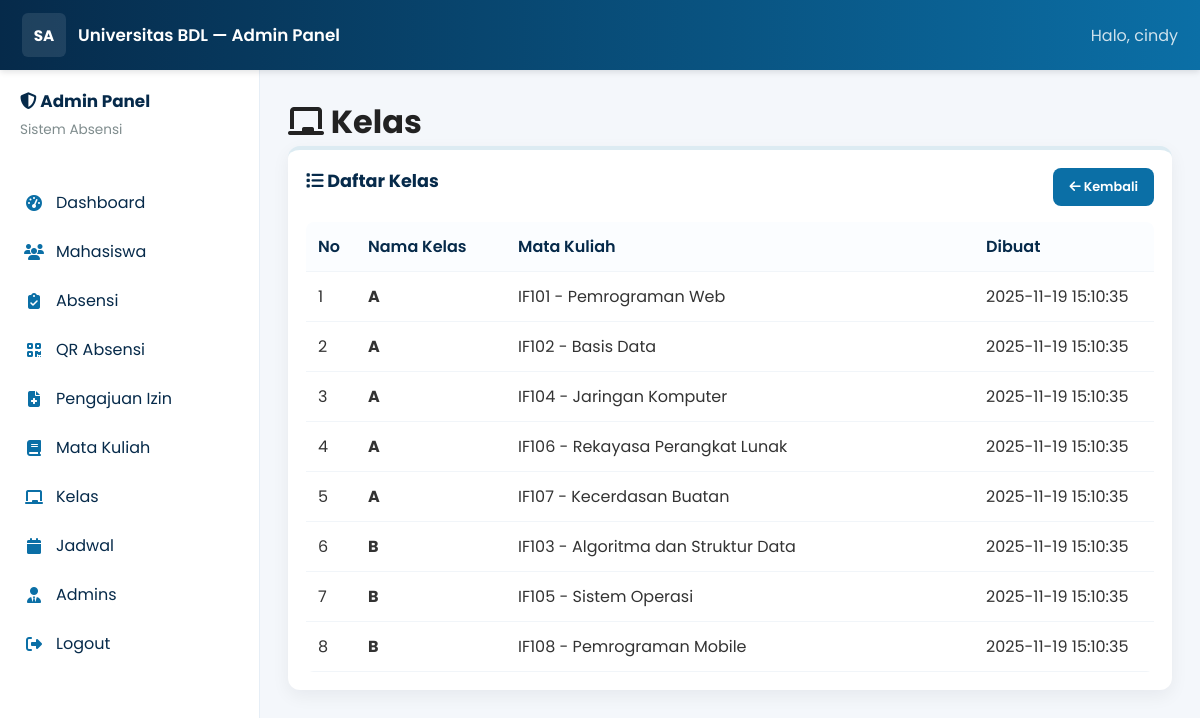
/public/admin/classes.php (signed in), run on the app's committed database.
### tables this page shows
CREATE TABLE kelas (
    id INT AUTO_INCREMENT PRIMARY KEY,
    nama_kelas VARCHAR(10) NOT NULL,
    id_mk INT NOT NULL,
    created_at TIMESTAMP DEFAULT CURRENT_TIMESTAMP,
    deleted_at TIMESTAMP NULL DEFAULT NULL,
    FOREIGN KEY (id_mk) REFERENCES mata_kuliah(id) ON DELETE CASCADE,
    INDEX idx_mk (id_mk)
);

CREATE TABLE mata_kuliah (
    id INT AUTO_INCREMENT PRIMARY KEY,
    kode_mk VARCHAR(10) UNIQUE NOT NULL,
    nama_mk VARCHAR(100) NOT NULL,
    sks INT NOT NULL CHECK (sks BETWEEN 1 AND 6),
    created_at TIMESTAMP DEFAULT CURRENT_TIMESTAMP,
    deleted_at TIMESTAMP NULL DEFAULT NULL,
    INDEX idx_kode (kode_mk)
);

### public/admin/classes.php (the view)
<?php
require_once __DIR__ . '/includes/header.php';
$res = $conn->query('SELECT k.id, k.nama_kelas, mk.kode_mk, mk.nama_mk, k.created_at FROM kelas k JOIN mata_kuliah mk ON k.id_mk = mk.id WHERE k.deleted_at IS NULL ORDER BY k.nama_kelas');
?>
            <h1><i class="fas fa-chalkboard"></i> Kelas</h1>
            <div class="card">
                <div style="display: flex; justify-content: space-between; align-items: center; margin-bottom: 16px;">
                    <h2><i class="fas fa-list"></i> Daftar Kelas</h2>
                    <a href="index.php" class="btn" style="font-size: 0.8rem;"><i class="fas fa-arrow-left"></i> Kembali</a>
                </div>
                <table>
                <thead><tr><th style="width: 50px;">No</th><th style="width: 150px;">Nama Kelas</th><th>Mata Kuliah</th><th style="width: 180px;">Dibuat</th></tr></thead>
                <tbody>
                <?php $i=1; if ($res): while($row = $res->fetch_assoc()): ?>
                <tr>
                <td><?php echo $i++; ?></td>
                <td><strong><?php echo htmlspecialchars($row['nama_kelas']); ?></strong></td>
                <td><?php echo htmlspecialchars($row['kode_mk'].' - '.$row['nama_mk']); ?></td>
                <td><?php echo htmlspecialchars($row['created_at']); ?></td>
                </tr>
                <?php endwhile; else: ?>
                <tr><td colspan="4" style="text-align: center; color: var(--gray);">Tidak ada data kelas.</td></tr>
                <?php endif; ?>
                </tbody></table>
            </div>
<?php require_once __DIR__ . '/includes/footer.php'; ?>

### public/admin/assets/css/admin.css (style rules this page uses)
:root { --primary: #062a4a; --secondary: #0b6fa6; --accent: #c49a6c; --success: #27ae60; --warning: #f39c12; --danger: #e74c3c; --light: #f4f7fb; --dark: #062a4a; --gray: #7f8c8d; }
* { margin: 0; padding: 0; box-sizing: border-box; font-family: 'Poppins', system-ui, -apple-system, 'Segoe UI', Roboto, 'Helvetica Neue', Arial; }
body { background-color: var(--light); color: #222; -webkit-font-smoothing: antialiased; }
.card { background: white; border-radius: 12px; box-shadow: 0 6px 18px rgba(10, 24, 40, 0.06); padding: 18px; transition: transform 0.18s ease, box-shadow 0.18s ease; border-top: 4px solid rgba(11, 111, 166, 0.14); }
.card h2 { font-size: 1.1rem; color: var(--dark); margin-bottom: 12px; }
table { border-collapse: collapse; width: 100%; background: white; border-radius: 8px; overflow: hidden; }
thead { background: #fbfdff; }
th { padding: 12px; text-align: left; font-weight: 600; color: var(--dark); border-bottom: 1px solid #f1f5f9; }
td { padding: 12px; border-bottom: 1px solid #f1f5f9; color: #333; }
.btn { display: inline-block; padding: 10px 16px; border-radius: 8px; background: var(--secondary); color: white; text-decoration: none; font-weight: 600; transition: all 0.3s ease; border: none; cursor: pointer; font-size: 0.9rem; }

### data on the page
kelas: nama_kelas "A", id_mk.nama_mk "IF101 - Pemrograman Web", created_at "2025-11-19 15:10:35"
kelas: nama_kelas "A", id_mk.nama_mk "IF102 - Basis Data", created_at "2025-11-19 15:10:35"
kelas: nama_kelas "A", id_mk.nama_mk "IF104 - Jaringan Komputer", created_at "2025-11-19 15:10:35"
kelas: nama_kelas "A", id_mk.nama_mk "IF106 - Rekayasa Perangkat Lunak", created_at "2025-11-19 15:10:35"
kelas: nama_kelas "A", id_mk.nama_mk "IF107 - Kecerdasan Buatan", created_at "2025-11-19 15:10:35"
kelas: nama_kelas "B", id_mk.nama_mk "IF103 - Algoritma dan Struktur Data", created_at "2025-11-19 15:10:35"
kelas: nama_kelas "B", id_mk.nama_mk "IF105 - Sistem Operasi", created_at "2025-11-19 15:10:35"
kelas: nama_kelas "B", id_mk.nama_mk "IF108 - Pemrograman Mobile", created_at "2025-11-19 15:10:35"

### other printed values
admin_name() "cindy"
